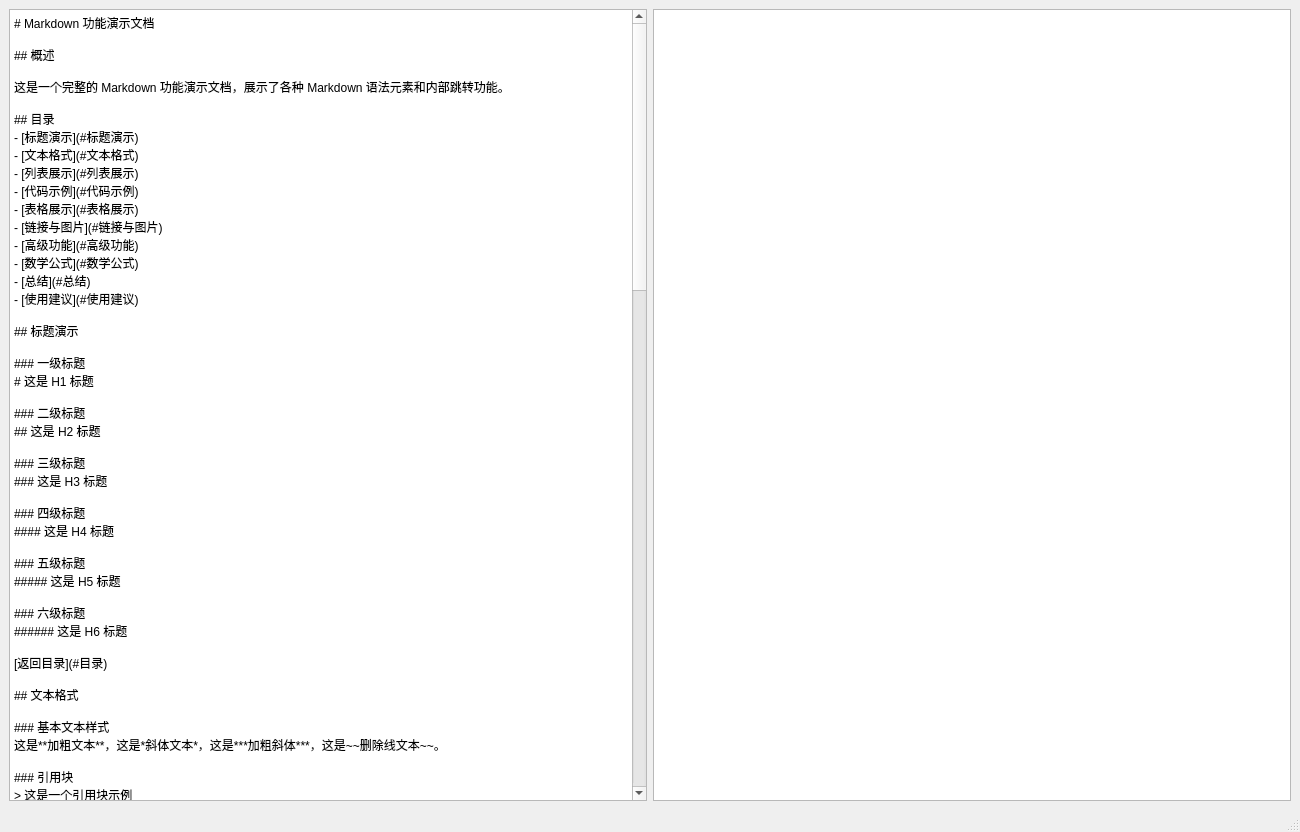
<?xml version="1.0" encoding="UTF-8"?>
<ui version="4.0">
 <class>MainWindow</class>
 <widget class="QMainWindow" name="MainWindow">
  <property name="geometry">
   <rect>
    <x>0</x>
    <y>0</y>
    <width>1300</width>
    <height>832</height>
   </rect>
  </property>
  <property name="windowTitle">
   <string>MainWindow</string>
  </property>
  <widget class="QWidget" name="centralwidget">
   <layout class="QGridLayout" name="gridLayout">
    <item row="0" column="0">
     <widget class="QTextEdit" name="textEdit">
      <property name="html">
       <string>&lt;!DOCTYPE HTML PUBLIC &quot;-//W3C//DTD HTML 4.0//EN&quot; &quot;http://www.w3.org/TR/REC-html40/strict.dtd&quot;&gt;
&lt;html&gt;&lt;head&gt;&lt;meta name=&quot;qrichtext&quot; content=&quot;1&quot; /&gt;&lt;style type=&quot;text/css&quot;&gt;
p, li { white-space: pre-wrap; }
&lt;/style&gt;&lt;/head&gt;&lt;body style=&quot; font-family:'SimSun'; font-size:9pt; font-weight:400; font-style:normal;&quot;&gt;
&lt;p style=&quot; margin-top:0px; margin-bottom:0px; margin-left:0px; margin-right:0px; -qt-block-indent:0; text-indent:0px;&quot;&gt;# Markdown 功能演示文档&lt;/p&gt;
&lt;p style=&quot;-qt-paragraph-type:empty; margin-top:0px; margin-bottom:0px; margin-left:0px; margin-right:0px; -qt-block-indent:0; text-indent:0px;&quot;&gt;&lt;br /&gt;&lt;/p&gt;
&lt;p style=&quot; margin-top:0px; margin-bottom:0px; margin-left:0px; margin-right:0px; -qt-block-indent:0; text-indent:0px;&quot;&gt;## 概述&lt;/p&gt;
&lt;p style=&quot;-qt-paragraph-type:empty; margin-top:0px; margin-bottom:0px; margin-left:0px; margin-right:0px; -qt-block-indent:0; text-indent:0px;&quot;&gt;&lt;br /&gt;&lt;/p&gt;
&lt;p style=&quot; margin-top:0px; margin-bottom:0px; margin-left:0px; margin-right:0px; -qt-block-indent:0; text-indent:0px;&quot;&gt;这是一个完整的 Markdown 功能演示文档，展示了各种 Markdown 语法元素和内部跳转功能。&lt;/p&gt;
&lt;p style=&quot;-qt-paragraph-type:empty; margin-top:0px; margin-bottom:0px; margin-left:0px; margin-right:0px; -qt-block-indent:0; text-indent:0px;&quot;&gt;&lt;br /&gt;&lt;/p&gt;
&lt;p style=&quot; margin-top:0px; margin-bottom:0px; margin-left:0px; margin-right:0px; -qt-block-indent:0; text-indent:0px;&quot;&gt;## 目录&lt;/p&gt;
&lt;p style=&quot; margin-top:0px; margin-bottom:0px; margin-left:0px; margin-right:0px; -qt-block-indent:0; text-indent:0px;&quot;&gt;- [标题演示](#标题演示)&lt;/p&gt;
&lt;p style=&quot; margin-top:0px; margin-bottom:0px; margin-left:0px; margin-right:0px; -qt-block-indent:0; text-indent:0px;&quot;&gt;- [文本格式](#文本格式)&lt;/p&gt;
&lt;p style=&quot; margin-top:0px; margin-bottom:0px; margin-left:0px; margin-right:0px; -qt-block-indent:0; text-indent:0px;&quot;&gt;- [列表展示](#列表展示)&lt;/p&gt;
&lt;p style=&quot; margin-top:0px; margin-bottom:0px; margin-left:0px; margin-right:0px; -qt-block-indent:0; text-indent:0px;&quot;&gt;- [代码示例](#代码示例)&lt;/p&gt;
&lt;p style=&quot; margin-top:0px; margin-bottom:0px; margin-left:0px; margin-right:0px; -qt-block-indent:0; text-indent:0px;&quot;&gt;- [表格展示](#表格展示)&lt;/p&gt;
&lt;p style=&quot; margin-top:0px; margin-bottom:0px; margin-left:0px; margin-right:0px; -qt-block-indent:0; text-indent:0px;&quot;&gt;- [链接与图片](#链接与图片)&lt;/p&gt;
&lt;p style=&quot; margin-top:0px; margin-bottom:0px; margin-left:0px; margin-right:0px; -qt-block-indent:0; text-indent:0px;&quot;&gt;- [高级功能](#高级功能)&lt;/p&gt;
&lt;p style=&quot; margin-top:0px; margin-bottom:0px; margin-left:0px; margin-right:0px; -qt-block-indent:0; text-indent:0px;&quot;&gt;- [数学公式](#数学公式)&lt;/p&gt;
&lt;p style=&quot; margin-top:0px; margin-bottom:0px; margin-left:0px; margin-right:0px; -qt-block-indent:0; text-indent:0px;&quot;&gt;- [总结](#总结)&lt;/p&gt;
&lt;p style=&quot; margin-top:0px; margin-bottom:0px; margin-left:0px; margin-right:0px; -qt-block-indent:0; text-indent:0px;&quot;&gt;- [使用建议](#使用建议)&lt;/p&gt;
&lt;p style=&quot;-qt-paragraph-type:empty; margin-top:0px; margin-bottom:0px; margin-left:0px; margin-right:0px; -qt-block-indent:0; text-indent:0px;&quot;&gt;&lt;br /&gt;&lt;/p&gt;
&lt;p style=&quot; margin-top:0px; margin-bottom:0px; margin-left:0px; margin-right:0px; -qt-block-indent:0; text-indent:0px;&quot;&gt;## 标题演示&lt;/p&gt;
&lt;p style=&quot;-qt-paragraph-type:empty; margin-top:0px; margin-bottom:0px; margin-left:0px; margin-right:0px; -qt-block-indent:0; text-indent:0px;&quot;&gt;&lt;br /&gt;&lt;/p&gt;
&lt;p style=&quot; margin-top:0px; margin-bottom:0px; margin-left:0px; margin-right:0px; -qt-block-indent:0; text-indent:0px;&quot;&gt;### 一级标题&lt;/p&gt;
&lt;p style=&quot; margin-top:0px; margin-bottom:0px; margin-left:0px; margin-right:0px; -qt-block-indent:0; text-indent:0px;&quot;&gt;# 这是 H1 标题&lt;/p&gt;
&lt;p style=&quot;-qt-paragraph-type:empty; margin-top:0px; margin-bottom:0px; margin-left:0px; margin-right:0px; -qt-block-indent:0; text-indent:0px;&quot;&gt;&lt;br /&gt;&lt;/p&gt;
&lt;p style=&quot; margin-top:0px; margin-bottom:0px; margin-left:0px; margin-right:0px; -qt-block-indent:0; text-indent:0px;&quot;&gt;### 二级标题&lt;/p&gt;
&lt;p style=&quot; margin-top:0px; margin-bottom:0px; margin-left:0px; margin-right:0px; -qt-block-indent:0; text-indent:0px;&quot;&gt;## 这是 H2 标题&lt;/p&gt;
&lt;p style=&quot;-qt-paragraph-type:empty; margin-top:0px; margin-bottom:0px; margin-left:0px; margin-right:0px; -qt-block-indent:0; text-indent:0px;&quot;&gt;&lt;br /&gt;&lt;/p&gt;
&lt;p style=&quot; margin-top:0px; margin-bottom:0px; margin-left:0px; margin-right:0px; -qt-block-indent:0; text-indent:0px;&quot;&gt;### 三级标题&lt;/p&gt;
&lt;p style=&quot; margin-top:0px; margin-bottom:0px; margin-left:0px; margin-right:0px; -qt-block-indent:0; text-indent:0px;&quot;&gt;### 这是 H3 标题&lt;/p&gt;
&lt;p style=&quot;-qt-paragraph-type:empty; margin-top:0px; margin-bottom:0px; margin-left:0px; margin-right:0px; -qt-block-indent:0; text-indent:0px;&quot;&gt;&lt;br /&gt;&lt;/p&gt;
&lt;p style=&quot; margin-top:0px; margin-bottom:0px; margin-left:0px; margin-right:0px; -qt-block-indent:0; text-indent:0px;&quot;&gt;### 四级标题&lt;/p&gt;
&lt;p style=&quot; margin-top:0px; margin-bottom:0px; margin-left:0px; margin-right:0px; -qt-block-indent:0; text-indent:0px;&quot;&gt;#### 这是 H4 标题&lt;/p&gt;
&lt;p style=&quot;-qt-paragraph-type:empty; margin-top:0px; margin-bottom:0px; margin-left:0px; margin-right:0px; -qt-block-indent:0; text-indent:0px;&quot;&gt;&lt;br /&gt;&lt;/p&gt;
&lt;p style=&quot; margin-top:0px; margin-bottom:0px; margin-left:0px; margin-right:0px; -qt-block-indent:0; text-indent:0px;&quot;&gt;### 五级标题&lt;/p&gt;
&lt;p style=&quot; margin-top:0px; margin-bottom:0px; margin-left:0px; margin-right:0px; -qt-block-indent:0; text-indent:0px;&quot;&gt;##### 这是 H5 标题&lt;/p&gt;
&lt;p style=&quot;-qt-paragraph-type:empty; margin-top:0px; margin-bottom:0px; margin-left:0px; margin-right:0px; -qt-block-indent:0; text-indent:0px;&quot;&gt;&lt;br /&gt;&lt;/p&gt;
&lt;p style=&quot; margin-top:0px; margin-bottom:0px; margin-left:0px; margin-right:0px; -qt-block-indent:0; text-indent:0px;&quot;&gt;### 六级标题&lt;/p&gt;
&lt;p style=&quot; margin-top:0px; margin-bottom:0px; margin-left:0px; margin-right:0px; -qt-block-indent:0; text-indent:0px;&quot;&gt;###### 这是 H6 标题&lt;/p&gt;
&lt;p style=&quot;-qt-paragraph-type:empty; margin-top:0px; margin-bottom:0px; margin-left:0px; margin-right:0px; -qt-block-indent:0; text-indent:0px;&quot;&gt;&lt;br /&gt;&lt;/p&gt;
&lt;p style=&quot; margin-top:0px; margin-bottom:0px; margin-left:0px; margin-right:0px; -qt-block-indent:0; text-indent:0px;&quot;&gt;[返回目录](#目录)&lt;/p&gt;
&lt;p style=&quot;-qt-paragraph-type:empty; margin-top:0px; margin-bottom:0px; margin-left:0px; margin-right:0px; -qt-block-indent:0; text-indent:0px;&quot;&gt;&lt;br /&gt;&lt;/p&gt;
&lt;p style=&quot; margin-top:0px; margin-bottom:0px; margin-left:0px; margin-right:0px; -qt-block-indent:0; text-indent:0px;&quot;&gt;## 文本格式&lt;/p&gt;
&lt;p style=&quot;-qt-paragraph-type:empty; margin-top:0px; margin-bottom:0px; margin-left:0px; margin-right:0px; -qt-block-indent:0; text-indent:0px;&quot;&gt;&lt;br /&gt;&lt;/p&gt;
&lt;p style=&quot; margin-top:0px; margin-bottom:0px; margin-left:0px; margin-right:0px; -qt-block-indent:0; text-indent:0px;&quot;&gt;### 基本文本样式&lt;/p&gt;
&lt;p style=&quot; margin-top:0px; margin-bottom:0px; margin-left:0px; margin-right:0px; -qt-block-indent:0; text-indent:0px;&quot;&gt;这是**加粗文本**，这是*斜体文本*，这是***加粗斜体***，这是~~删除线文本~~。&lt;/p&gt;
&lt;p style=&quot;-qt-paragraph-type:empty; margin-top:0px; margin-bottom:0px; margin-left:0px; margin-right:0px; -qt-block-indent:0; text-indent:0px;&quot;&gt;&lt;br /&gt;&lt;/p&gt;
&lt;p style=&quot; margin-top:0px; margin-bottom:0px; margin-left:0px; margin-right:0px; -qt-block-indent:0; text-indent:0px;&quot;&gt;### 引用块&lt;/p&gt;
&lt;p style=&quot; margin-top:0px; margin-bottom:0px; margin-left:0px; margin-right:0px; -qt-block-indent:0; text-indent:0px;&quot;&gt;&amp;gt; 这是一个引用块示例&lt;/p&gt;
&lt;p style=&quot; margin-top:0px; margin-bottom:0px; margin-left:0px; margin-right:0px; -qt-block-indent:0; text-indent:0px;&quot;&gt;&amp;gt; &lt;/p&gt;
&lt;p style=&quot; margin-top:0px; margin-bottom:0px; margin-left:0px; margin-right:0px; -qt-block-indent:0; text-indent:0px;&quot;&gt;&amp;gt; 第二行引用内容&lt;/p&gt;
&lt;p style=&quot; margin-top:0px; margin-bottom:0px; margin-left:0px; margin-right:0px; -qt-block-indent:0; text-indent:0px;&quot;&gt;&amp;gt; &lt;/p&gt;
&lt;p style=&quot; margin-top:0px; margin-bottom:0px; margin-left:0px; margin-right:0px; -qt-block-indent:0; text-indent:0px;&quot;&gt;&amp;gt; &amp;gt; 嵌套引用块&lt;/p&gt;
&lt;p style=&quot; margin-top:0px; margin-bottom:0px; margin-left:0px; margin-right:0px; -qt-block-indent:0; text-indent:0px;&quot;&gt;&amp;gt; &amp;gt; &lt;/p&gt;
&lt;p style=&quot; margin-top:0px; margin-bottom:0px; margin-left:0px; margin-right:0px; -qt-block-indent:0; text-indent:0px;&quot;&gt;&amp;gt; &amp;gt; 嵌套的第二行&lt;/p&gt;
&lt;p style=&quot;-qt-paragraph-type:empty; margin-top:0px; margin-bottom:0px; margin-left:0px; margin-right:0px; -qt-block-indent:0; text-indent:0px;&quot;&gt;&lt;br /&gt;&lt;/p&gt;
&lt;p style=&quot; margin-top:0px; margin-bottom:0px; margin-left:0px; margin-right:0px; -qt-block-indent:0; text-indent:0px;&quot;&gt;### 分割线&lt;/p&gt;
&lt;p style=&quot; margin-top:0px; margin-bottom:0px; margin-left:0px; margin-right:0px; -qt-block-indent:0; text-indent:0px;&quot;&gt;下面是分割线：&lt;/p&gt;
&lt;p style=&quot;-qt-paragraph-type:empty; margin-top:0px; margin-bottom:0px; margin-left:0px; margin-right:0px; -qt-block-indent:0; text-indent:0px;&quot;&gt;&lt;br /&gt;&lt;/p&gt;
&lt;p style=&quot; margin-top:0px; margin-bottom:0px; margin-left:0px; margin-right:0px; -qt-block-indent:0; text-indent:0px;&quot;&gt;---&lt;/p&gt;
&lt;p style=&quot;-qt-paragraph-type:empty; margin-top:0px; margin-bottom:0px; margin-left:0px; margin-right:0px; -qt-block-indent:0; text-indent:0px;&quot;&gt;&lt;br /&gt;&lt;/p&gt;
&lt;p style=&quot; margin-top:0px; margin-bottom:0px; margin-left:0px; margin-right:0px; -qt-block-indent:0; text-indent:0px;&quot;&gt;[返回目录](#目录)&lt;/p&gt;
&lt;p style=&quot;-qt-paragraph-type:empty; margin-top:0px; margin-bottom:0px; margin-left:0px; margin-right:0px; -qt-block-indent:0; text-indent:0px;&quot;&gt;&lt;br /&gt;&lt;/p&gt;
&lt;p style=&quot; margin-top:0px; margin-bottom:0px; margin-left:0px; margin-right:0px; -qt-block-indent:0; text-indent:0px;&quot;&gt;## 列表展示&lt;/p&gt;
&lt;p style=&quot;-qt-paragraph-type:empty; margin-top:0px; margin-bottom:0px; margin-left:0px; margin-right:0px; -qt-block-indent:0; text-indent:0px;&quot;&gt;&lt;br /&gt;&lt;/p&gt;
&lt;p style=&quot; margin-top:0px; margin-bottom:0px; margin-left:0px; margin-right:0px; -qt-block-indent:0; text-indent:0px;&quot;&gt;### 无序列表&lt;/p&gt;
&lt;p style=&quot; margin-top:0px; margin-bottom:0px; margin-left:0px; margin-right:0px; -qt-block-indent:0; text-indent:0px;&quot;&gt;- 列表项 1&lt;/p&gt;
&lt;p style=&quot; margin-top:0px; margin-bottom:0px; margin-left:0px; margin-right:0px; -qt-block-indent:0; text-indent:0px;&quot;&gt;- 列表项 2&lt;/p&gt;
&lt;p style=&quot; margin-top:0px; margin-bottom:0px; margin-left:0px; margin-right:0px; -qt-block-indent:0; text-indent:0px;&quot;&gt;  - 嵌套列表项 2.1&lt;/p&gt;
&lt;p style=&quot; margin-top:0px; margin-bottom:0px; margin-left:0px; margin-right:0px; -qt-block-indent:0; text-indent:0px;&quot;&gt;  - 嵌套列表项 2.2&lt;/p&gt;
&lt;p style=&quot; margin-top:0px; margin-bottom:0px; margin-left:0px; margin-right:0px; -qt-block-indent:0; text-indent:0px;&quot;&gt;- 列表项 3&lt;/p&gt;
&lt;p style=&quot;-qt-paragraph-type:empty; margin-top:0px; margin-bottom:0px; margin-left:0px; margin-right:0px; -qt-block-indent:0; text-indent:0px;&quot;&gt;&lt;br /&gt;&lt;/p&gt;
&lt;p style=&quot; margin-top:0px; margin-bottom:0px; margin-left:0px; margin-right:0px; -qt-block-indent:0; text-indent:0px;&quot;&gt;### 有序列表&lt;/p&gt;
&lt;p style=&quot; margin-top:0px; margin-bottom:0px; margin-left:0px; margin-right:0px; -qt-block-indent:0; text-indent:0px;&quot;&gt;1. 第一项&lt;/p&gt;
&lt;p style=&quot; margin-top:0px; margin-bottom:0px; margin-left:0px; margin-right:0px; -qt-block-indent:0; text-indent:0px;&quot;&gt;2. 第二项&lt;/p&gt;
&lt;p style=&quot; margin-top:0px; margin-bottom:0px; margin-left:0px; margin-right:0px; -qt-block-indent:0; text-indent:0px;&quot;&gt;   1. 嵌套有序 2.1&lt;/p&gt;
&lt;p style=&quot; margin-top:0px; margin-bottom:0px; margin-left:0px; margin-right:0px; -qt-block-indent:0; text-indent:0px;&quot;&gt;   2. 嵌套有序 2.2&lt;/p&gt;
&lt;p style=&quot; margin-top:0px; margin-bottom:0px; margin-left:0px; margin-right:0px; -qt-block-indent:0; text-indent:0px;&quot;&gt;3. 第三项&lt;/p&gt;
&lt;p style=&quot;-qt-paragraph-type:empty; margin-top:0px; margin-bottom:0px; margin-left:0px; margin-right:0px; -qt-block-indent:0; text-indent:0px;&quot;&gt;&lt;br /&gt;&lt;/p&gt;
&lt;p style=&quot; margin-top:0px; margin-bottom:0px; margin-left:0px; margin-right:0px; -qt-block-indent:0; text-indent:0px;&quot;&gt;### 任务列表&lt;/p&gt;
&lt;p style=&quot; margin-top:0px; margin-bottom:0px; margin-left:0px; margin-right:0px; -qt-block-indent:0; text-indent:0px;&quot;&gt;- [x] 已完成任务&lt;/p&gt;
&lt;p style=&quot; margin-top:0px; margin-bottom:0px; margin-left:0px; margin-right:0px; -qt-block-indent:0; text-indent:0px;&quot;&gt;- [ ] 待完成任务 1&lt;/p&gt;
&lt;p style=&quot; margin-top:0px; margin-bottom:0px; margin-left:0px; margin-right:0px; -qt-block-indent:0; text-indent:0px;&quot;&gt;- [ ] 待完成任务 2&lt;/p&gt;
&lt;p style=&quot; margin-top:0px; margin-bottom:0px; margin-left:0px; margin-right:0px; -qt-block-indent:0; text-indent:0px;&quot;&gt;- [x] 另一个已完成任务&lt;/p&gt;
&lt;p style=&quot;-qt-paragraph-type:empty; margin-top:0px; margin-bottom:0px; margin-left:0px; margin-right:0px; -qt-block-indent:0; text-indent:0px;&quot;&gt;&lt;br /&gt;&lt;/p&gt;
&lt;p style=&quot; margin-top:0px; margin-bottom:0px; margin-left:0px; margin-right:0px; -qt-block-indent:0; text-indent:0px;&quot;&gt;[返回目录](#目录)&lt;/p&gt;
&lt;p style=&quot;-qt-paragraph-type:empty; margin-top:0px; margin-bottom:0px; margin-left:0px; margin-right:0px; -qt-block-indent:0; text-indent:0px;&quot;&gt;&lt;br /&gt;&lt;/p&gt;
&lt;p style=&quot; margin-top:0px; margin-bottom:0px; margin-left:0px; margin-right:0px; -qt-block-indent:0; text-indent:0px;&quot;&gt;## 代码示例&lt;/p&gt;
&lt;p style=&quot;-qt-paragraph-type:empty; margin-top:0px; margin-bottom:0px; margin-left:0px; margin-right:0px; -qt-block-indent:0; text-indent:0px;&quot;&gt;&lt;br /&gt;&lt;/p&gt;
&lt;p style=&quot; margin-top:0px; margin-bottom:0px; margin-left:0px; margin-right:0px; -qt-block-indent:0; text-indent:0px;&quot;&gt;### 行内代码&lt;/p&gt;
&lt;p style=&quot; margin-top:0px; margin-bottom:0px; margin-left:0px; margin-right:0px; -qt-block-indent:0; text-indent:0px;&quot;&gt;这是一个 `行内代码` 的示例。&lt;/p&gt;
&lt;p style=&quot;-qt-paragraph-type:empty; margin-top:0px; margin-bottom:0px; margin-left:0px; margin-right:0px; -qt-block-indent:0; text-indent:0px;&quot;&gt;&lt;br /&gt;&lt;/p&gt;
&lt;p style=&quot; margin-top:0px; margin-bottom:0px; margin-left:0px; margin-right:0px; -qt-block-indent:0; text-indent:0px;&quot;&gt;### 代码块&lt;/p&gt;
&lt;p style=&quot; margin-top:0px; margin-bottom:0px; margin-left:0px; margin-right:0px; -qt-block-indent:0; text-indent:0px;&quot;&gt;```python&lt;/p&gt;
&lt;p style=&quot; margin-top:0px; margin-bottom:0px; margin-left:0px; margin-right:0px; -qt-block-indent:0; text-indent:0px;&quot;&gt;def fibonacci(n):&lt;/p&gt;
&lt;p style=&quot; margin-top:0px; margin-bottom:0px; margin-left:0px; margin-right:0px; -qt-block-indent:0; text-indent:0px;&quot;&gt;    &amp;quot;&amp;quot;&amp;quot;计算斐波那契数列&amp;quot;&amp;quot;&amp;quot;&lt;/p&gt;
&lt;p style=&quot; margin-top:0px; margin-bottom:0px; margin-left:0px; margin-right:0px; -qt-block-indent:0; text-indent:0px;&quot;&gt;    if n &amp;lt;= 1:&lt;/p&gt;
&lt;p style=&quot; margin-top:0px; margin-bottom:0px; margin-left:0px; margin-right:0px; -qt-block-indent:0; text-indent:0px;&quot;&gt;        return n&lt;/p&gt;
&lt;p style=&quot; margin-top:0px; margin-bottom:0px; margin-left:0px; margin-right:0px; -qt-block-indent:0; text-indent:0px;&quot;&gt;    else:&lt;/p&gt;
&lt;p style=&quot; margin-top:0px; margin-bottom:0px; margin-left:0px; margin-right:0px; -qt-block-indent:0; text-indent:0px;&quot;&gt;        return fibonacci(n-1) + fibonacci(n-2)&lt;/p&gt;
&lt;p style=&quot;-qt-paragraph-type:empty; margin-top:0px; margin-bottom:0px; margin-left:0px; margin-right:0px; -qt-block-indent:0; text-indent:0px;&quot;&gt;&lt;br /&gt;&lt;/p&gt;
&lt;p style=&quot; margin-top:0px; margin-bottom:0px; margin-left:0px; margin-right:0px; -qt-block-indent:0; text-indent:0px;&quot;&gt;# 测试代码&lt;/p&gt;
&lt;p style=&quot; margin-top:0px; margin-bottom:0px; margin-left:0px; margin-right:0px; -qt-block-indent:0; text-indent:0px;&quot;&gt;for i in range(10):&lt;/p&gt;
&lt;p style=&quot; margin-top:0px; margin-bottom:0px; margin-left:0px; margin-right:0px; -qt-block-indent:0; text-indent:0px;&quot;&gt;    print(f&amp;quot;F({i}) = {fibonacci(i)}&amp;quot;)&lt;/p&gt;
&lt;p style=&quot; margin-top:0px; margin-bottom:0px; margin-left:0px; margin-right:0px; -qt-block-indent:0; text-indent:0px;&quot;&gt;```&lt;/p&gt;
&lt;p style=&quot;-qt-paragraph-type:empty; margin-top:0px; margin-bottom:0px; margin-left:0px; margin-right:0px; -qt-block-indent:0; text-indent:0px;&quot;&gt;&lt;br /&gt;&lt;/p&gt;
&lt;p style=&quot; margin-top:0px; margin-bottom:0px; margin-left:0px; margin-right:0px; -qt-block-indent:0; text-indent:0px;&quot;&gt;### JavaScript 代码示例&lt;/p&gt;
&lt;p style=&quot; margin-top:0px; margin-bottom:0px; margin-left:0px; margin-right:0px; -qt-block-indent:0; text-indent:0px;&quot;&gt;```javascript&lt;/p&gt;
&lt;p style=&quot; margin-top:0px; margin-bottom:0px; margin-left:0px; margin-right:0px; -qt-block-indent:0; text-indent:0px;&quot;&gt;// 异步函数示例&lt;/p&gt;
&lt;p style=&quot; margin-top:0px; margin-bottom:0px; margin-left:0px; margin-right:0px; -qt-block-indent:0; text-indent:0px;&quot;&gt;async function fetchData(url) {&lt;/p&gt;
&lt;p style=&quot; margin-top:0px; margin-bottom:0px; margin-left:0px; margin-right:0px; -qt-block-indent:0; text-indent:0px;&quot;&gt;    try {&lt;/p&gt;
&lt;p style=&quot; margin-top:0px; margin-bottom:0px; margin-left:0px; margin-right:0px; -qt-block-indent:0; text-indent:0px;&quot;&gt;        const response = await fetch(url);&lt;/p&gt;
&lt;p style=&quot; margin-top:0px; margin-bottom:0px; margin-left:0px; margin-right:0px; -qt-block-indent:0; text-indent:0px;&quot;&gt;        const data = await response.json();&lt;/p&gt;
&lt;p style=&quot; margin-top:0px; margin-bottom:0px; margin-left:0px; margin-right:0px; -qt-block-indent:0; text-indent:0px;&quot;&gt;        return data;&lt;/p&gt;
&lt;p style=&quot; margin-top:0px; margin-bottom:0px; margin-left:0px; margin-right:0px; -qt-block-indent:0; text-indent:0px;&quot;&gt;    } catch (error) {&lt;/p&gt;
&lt;p style=&quot; margin-top:0px; margin-bottom:0px; margin-left:0px; margin-right:0px; -qt-block-indent:0; text-indent:0px;&quot;&gt;        console.error('获取数据失败:', error);&lt;/p&gt;
&lt;p style=&quot; margin-top:0px; margin-bottom:0px; margin-left:0px; margin-right:0px; -qt-block-indent:0; text-indent:0px;&quot;&gt;    }&lt;/p&gt;
&lt;p style=&quot; margin-top:0px; margin-bottom:0px; margin-left:0px; margin-right:0px; -qt-block-indent:0; text-indent:0px;&quot;&gt;}&lt;/p&gt;
&lt;p style=&quot;-qt-paragraph-type:empty; margin-top:0px; margin-bottom:0px; margin-left:0px; margin-right:0px; -qt-block-indent:0; text-indent:0px;&quot;&gt;&lt;br /&gt;&lt;/p&gt;
&lt;p style=&quot; margin-top:0px; margin-bottom:0px; margin-left:0px; margin-right:0px; -qt-block-indent:0; text-indent:0px;&quot;&gt;// 箭头函数&lt;/p&gt;
&lt;p style=&quot; margin-top:0px; margin-bottom:0px; margin-left:0px; margin-right:0px; -qt-block-indent:0; text-indent:0px;&quot;&gt;const multiply = (a, b) =&amp;gt; a * b;&lt;/p&gt;
&lt;p style=&quot; margin-top:0px; margin-bottom:0px; margin-left:0px; margin-right:0px; -qt-block-indent:0; text-indent:0px;&quot;&gt;```&lt;/p&gt;
&lt;p style=&quot;-qt-paragraph-type:empty; margin-top:0px; margin-bottom:0px; margin-left:0px; margin-right:0px; -qt-block-indent:0; text-indent:0px;&quot;&gt;&lt;br /&gt;&lt;/p&gt;
&lt;p style=&quot; margin-top:0px; margin-bottom:0px; margin-left:0px; margin-right:0px; -qt-block-indent:0; text-indent:0px;&quot;&gt;[返回目录](#目录)&lt;/p&gt;
&lt;p style=&quot;-qt-paragraph-type:empty; margin-top:0px; margin-bottom:0px; margin-left:0px; margin-right:0px; -qt-block-indent:0; text-indent:0px;&quot;&gt;&lt;br /&gt;&lt;/p&gt;
&lt;p style=&quot; margin-top:0px; margin-bottom:0px; margin-left:0px; margin-right:0px; -qt-block-indent:0; text-indent:0px;&quot;&gt;## 表格展示&lt;/p&gt;
&lt;p style=&quot;-qt-paragraph-type:empty; margin-top:0px; margin-bottom:0px; margin-left:0px; margin-right:0px; -qt-block-indent:0; text-indent:0px;&quot;&gt;&lt;br /&gt;&lt;/p&gt;
&lt;p style=&quot; margin-top:0px; margin-bottom:0px; margin-left:0px; margin-right:0px; -qt-block-indent:0; text-indent:0px;&quot;&gt;### 基本表格&lt;/p&gt;
&lt;p style=&quot; margin-top:0px; margin-bottom:0px; margin-left:0px; margin-right:0px; -qt-block-indent:0; text-indent:0px;&quot;&gt;&lt;span style=&quot; color:#008000;&quot;&gt;|table&amp;gt;&lt;/span&gt;&lt;/p&gt;
&lt;p style=&quot; margin-top:0px; margin-bottom:0px; margin-left:0px; margin-right:0px; -qt-block-indent:0; text-indent:0px;&quot;&gt;姓名 | 年龄 | 城市 | 职业&lt;/p&gt;
&lt;p style=&quot; margin-top:0px; margin-bottom:0px; margin-left:0px; margin-right:0px; -qt-block-indent:0; text-indent:0px;&quot;&gt;张三 | 28 | 北京 | 工程师&lt;/p&gt;
&lt;p style=&quot; margin-top:0px; margin-bottom:0px; margin-left:0px; margin-right:0px; -qt-block-indent:0; text-indent:0px;&quot;&gt;李四 | 32 | 上海 | 设计师&lt;/p&gt;
&lt;p style=&quot; margin-top:0px; margin-bottom:0px; margin-left:0px; margin-right:0px; -qt-block-indent:0; text-indent:0px;&quot;&gt;王五 | 25 | 广州 | 产品经理&lt;/p&gt;
&lt;p style=&quot; margin-top:0px; margin-bottom:0px; margin-left:0px; margin-right:0px; -qt-block-indent:0; text-indent:0px;&quot;&gt;&lt;span style=&quot; color:#000080;&quot;&gt;|&amp;lt;table&lt;/span&gt;&lt;/p&gt;
&lt;p style=&quot;-qt-paragraph-type:empty; margin-top:0px; margin-bottom:0px; margin-left:0px; margin-right:0px; -qt-block-indent:0; text-indent:0px;&quot;&gt;&lt;br /&gt;&lt;/p&gt;
&lt;p style=&quot; margin-top:0px; margin-bottom:0px; margin-left:0px; margin-right:0px; -qt-block-indent:0; text-indent:0px;&quot;&gt;### 对齐表格&lt;/p&gt;
&lt;p style=&quot; margin-top:0px; margin-bottom:0px; margin-left:0px; margin-right:0px; -qt-block-indent:0; text-indent:0px;&quot;&gt;&lt;span style=&quot; color:#008000;&quot;&gt;|table&amp;gt;&lt;/span&gt;&lt;/p&gt;
&lt;p style=&quot; margin-top:0px; margin-bottom:0px; margin-left:0px; margin-right:0px; -qt-block-indent:0; text-indent:0px;&quot;&gt;左对齐 | 居中对齐 | 右对齐&lt;/p&gt;
&lt;p style=&quot; margin-top:0px; margin-bottom:0px; margin-left:0px; margin-right:0px; -qt-block-indent:0; text-indent:0px;&quot;&gt;文本左 | 文本中 | 文本右&lt;/p&gt;
&lt;p style=&quot; margin-top:0px; margin-bottom:0px; margin-left:0px; margin-right:0px; -qt-block-indent:0; text-indent:0px;&quot;&gt;数据1 | 数据2 | 数据3&lt;/p&gt;
&lt;p style=&quot; margin-top:0px; margin-bottom:0px; margin-left:0px; margin-right:0px; -qt-block-indent:0; text-indent:0px;&quot;&gt;更长的左对齐内容 | 中间 | 123.45&lt;/p&gt;
&lt;p style=&quot; margin-top:0px; margin-bottom:0px; margin-left:0px; margin-right:0px; -qt-block-indent:0; text-indent:0px;&quot;&gt;&lt;span style=&quot; color:#000080;&quot;&gt;|&amp;lt;table&lt;/span&gt;&lt;/p&gt;
&lt;p style=&quot;-qt-paragraph-type:empty; margin-top:0px; margin-bottom:0px; margin-left:0px; margin-right:0px; -qt-block-indent:0; text-indent:0px;&quot;&gt;&lt;br /&gt;&lt;/p&gt;
&lt;p style=&quot; margin-top:0px; margin-bottom:0px; margin-left:0px; margin-right:0px; -qt-block-indent:0; text-indent:0px;&quot;&gt;### 复杂表格&lt;/p&gt;
&lt;p style=&quot; margin-top:0px; margin-bottom:0px; margin-left:0px; margin-right:0px; -qt-block-indent:0; text-indent:0px;&quot;&gt;&lt;span style=&quot; color:#008000;&quot;&gt;|table&amp;gt;&lt;/span&gt;&lt;/p&gt;
&lt;p style=&quot; margin-top:0px; margin-bottom:0px; margin-left:0px; margin-right:0px; -qt-block-indent:0; text-indent:0px;&quot;&gt;项目 | 数量 | 单价 | 小计&lt;/p&gt;
&lt;p style=&quot; margin-top:0px; margin-bottom:0px; margin-left:0px; margin-right:0px; -qt-block-indent:0; text-indent:0px;&quot;&gt;笔记本电脑 | 1 | ¥6,999 | ¥6,999&lt;/p&gt;
&lt;p style=&quot; margin-top:0px; margin-bottom:0px; margin-left:0px; margin-right:0px; -qt-block-indent:0; text-indent:0px;&quot;&gt;鼠标 | 2 | ¥89 | ¥178&lt;/p&gt;
&lt;p style=&quot; margin-top:0px; margin-bottom:0px; margin-left:0px; margin-right:0px; -qt-block-indent:0; text-indent:0px;&quot;&gt;键盘 | 1 | ¥299 | ¥299&lt;/p&gt;
&lt;p style=&quot; margin-top:0px; margin-bottom:0px; margin-left:0px; margin-right:0px; -qt-block-indent:0; text-indent:0px;&quot;&gt;**总计** | **4** | - | **¥7,476**&lt;/p&gt;
&lt;p style=&quot; margin-top:0px; margin-bottom:0px; margin-left:0px; margin-right:0px; -qt-block-indent:0; text-indent:0px;&quot;&gt;&lt;span style=&quot; color:#000080;&quot;&gt;|&amp;lt;table&lt;/span&gt;&lt;/p&gt;
&lt;p style=&quot;-qt-paragraph-type:empty; margin-top:0px; margin-bottom:0px; margin-left:0px; margin-right:0px; -qt-block-indent:0; text-indent:0px;&quot;&gt;&lt;br /&gt;&lt;/p&gt;
&lt;p style=&quot; margin-top:0px; margin-bottom:0px; margin-left:0px; margin-right:0px; -qt-block-indent:0; text-indent:0px;&quot;&gt;[返回目录](#目录)&lt;/p&gt;
&lt;p style=&quot;-qt-paragraph-type:empty; margin-top:0px; margin-bottom:0px; margin-left:0px; margin-right:0px; -qt-block-indent:0; text-indent:0px;&quot;&gt;&lt;br /&gt;&lt;/p&gt;
&lt;p style=&quot; margin-top:0px; margin-bottom:0px; margin-left:0px; margin-right:0px; -qt-block-indent:0; text-indent:0px;&quot;&gt;## 链接与图片&lt;/p&gt;
&lt;p style=&quot;-qt-paragraph-type:empty; margin-top:0px; margin-bottom:0px; margin-left:0px; margin-right:0px; -qt-block-indent:0; text-indent:0px;&quot;&gt;&lt;br /&gt;&lt;/p&gt;
&lt;p style=&quot; margin-top:0px; margin-bottom:0px; margin-left:0px; margin-right:0px; -qt-block-indent:0; text-indent:0px;&quot;&gt;### 外部链接&lt;/p&gt;
&lt;p style=&quot; margin-top:0px; margin-bottom:0px; margin-left:0px; margin-right:0px; -qt-block-indent:0; text-indent:0px;&quot;&gt;- [百度搜索](https://www.baidu.com)&lt;/p&gt;
&lt;p style=&quot; margin-top:0px; margin-bottom:0px; margin-left:0px; margin-right:0px; -qt-block-indent:0; text-indent:0px;&quot;&gt;- [GitHub](https://github.com)&lt;/p&gt;
&lt;p style=&quot; margin-top:0px; margin-bottom:0px; margin-left:0px; margin-right:0px; -qt-block-indent:0; text-indent:0px;&quot;&gt;- [Markdown 官方指南](https://www.markdownguide.org)&lt;/p&gt;
&lt;p style=&quot;-qt-paragraph-type:empty; margin-top:0px; margin-bottom:0px; margin-left:0px; margin-right:0px; -qt-block-indent:0; text-indent:0px;&quot;&gt;&lt;br /&gt;&lt;/p&gt;
&lt;p style=&quot; margin-top:0px; margin-bottom:0px; margin-left:0px; margin-right:0px; -qt-block-indent:0; text-indent:0px;&quot;&gt;### 内部跳转链接&lt;/p&gt;
&lt;p style=&quot; margin-top:0px; margin-bottom:0px; margin-left:0px; margin-right:0px; -qt-block-indent:0; text-indent:0px;&quot;&gt;- [跳转到代码示例](#代码示例)&lt;/p&gt;
&lt;p style=&quot; margin-top:0px; margin-bottom:0px; margin-left:0px; margin-right:0px; -qt-block-indent:0; text-indent:0px;&quot;&gt;- [跳转到表格展示](#表格展示)&lt;/p&gt;
&lt;p style=&quot; margin-top:0px; margin-bottom:0px; margin-left:0px; margin-right:0px; -qt-block-indent:0; text-indent:0px;&quot;&gt;- [跳转到总结](#总结)&lt;/p&gt;
&lt;p style=&quot;-qt-paragraph-type:empty; margin-top:0px; margin-bottom:0px; margin-left:0px; margin-right:0px; -qt-block-indent:0; text-indent:0px;&quot;&gt;&lt;br /&gt;&lt;/p&gt;
&lt;p style=&quot; margin-top:0px; margin-bottom:0px; margin-left:0px; margin-right:0px; -qt-block-indent:0; text-indent:0px;&quot;&gt;### 图片展示&lt;/p&gt;
&lt;p style=&quot; margin-top:0px; margin-bottom:0px; margin-left:0px; margin-right:0px; -qt-block-indent:0; text-indent:0px;&quot;&gt;![编程示例](https://via.placeholder.com/400x200?text=代码示例图片)&lt;/p&gt;
&lt;p style=&quot; margin-top:0px; margin-bottom:0px; margin-left:0px; margin-right:0px; -qt-block-indent:0; text-indent:0px;&quot;&gt;*图1: 编程代码示例*&lt;/p&gt;
&lt;p style=&quot;-qt-paragraph-type:empty; margin-top:0px; margin-bottom:0px; margin-left:0px; margin-right:0px; -qt-block-indent:0; text-indent:0px;&quot;&gt;&lt;br /&gt;&lt;/p&gt;
&lt;p style=&quot; margin-top:0px; margin-bottom:0px; margin-left:0px; margin-right:0px; -qt-block-indent:0; text-indent:0px;&quot;&gt;![数据可视化](https://via.placeholder.com/400x150?text=图表展示)&lt;/p&gt;
&lt;p style=&quot; margin-top:0px; margin-bottom:0px; margin-left:0px; margin-right:0px; -qt-block-indent:0; text-indent:0px;&quot;&gt;*图2: 数据可视化图表*&lt;/p&gt;
&lt;p style=&quot;-qt-paragraph-type:empty; margin-top:0px; margin-bottom:0px; margin-left:0px; margin-right:0px; -qt-block-indent:0; text-indent:0px;&quot;&gt;&lt;br /&gt;&lt;/p&gt;
&lt;p style=&quot; margin-top:0px; margin-bottom:0px; margin-left:0px; margin-right:0px; -qt-block-indent:0; text-indent:0px;&quot;&gt;[返回目录](#目录)&lt;/p&gt;
&lt;p style=&quot;-qt-paragraph-type:empty; margin-top:0px; margin-bottom:0px; margin-left:0px; margin-right:0px; -qt-block-indent:0; text-indent:0px;&quot;&gt;&lt;br /&gt;&lt;/p&gt;
&lt;p style=&quot; margin-top:0px; margin-bottom:0px; margin-left:0px; margin-right:0px; -qt-block-indent:0; text-indent:0px;&quot;&gt;## 高级功能&lt;/p&gt;
&lt;p style=&quot;-qt-paragraph-type:empty; margin-top:0px; margin-bottom:0px; margin-left:0px; margin-right:0px; -qt-block-indent:0; text-indent:0px;&quot;&gt;&lt;br /&gt;&lt;/p&gt;
&lt;p style=&quot; margin-top:0px; margin-bottom:0px; margin-left:0px; margin-right:0px; -qt-block-indent:0; text-indent:0px;&quot;&gt;### 脚注示例&lt;/p&gt;
&lt;p style=&quot; margin-top:0px; margin-bottom:0px; margin-left:0px; margin-right:0px; -qt-block-indent:0; text-indent:0px;&quot;&gt;这是一个带有脚注的句子[^1]。这是另一个引用[^2]。&lt;/p&gt;
&lt;p style=&quot;-qt-paragraph-type:empty; margin-top:0px; margin-bottom:0px; margin-left:0px; margin-right:0px; -qt-block-indent:0; text-indent:0px;&quot;&gt;&lt;br /&gt;&lt;/p&gt;
&lt;p style=&quot; margin-top:0px; margin-bottom:0px; margin-left:0px; margin-right:0px; -qt-block-indent:0; text-indent:0px;&quot;&gt;[^1]: 这是第一个脚注的内容说明。&lt;/p&gt;
&lt;p style=&quot; margin-top:0px; margin-bottom:0px; margin-left:0px; margin-right:0px; -qt-block-indent:0; text-indent:0px;&quot;&gt;[^2]: 这是第二个脚注，可以包含更详细的解释信息。&lt;/p&gt;
&lt;p style=&quot;-qt-paragraph-type:empty; margin-top:0px; margin-bottom:0px; margin-left:0px; margin-right:0px; -qt-block-indent:0; text-indent:0px;&quot;&gt;&lt;br /&gt;&lt;/p&gt;
&lt;p style=&quot; margin-top:0px; margin-bottom:0px; margin-left:0px; margin-right:0px; -qt-block-indent:0; text-indent:0px;&quot;&gt;### 定义列表&lt;/p&gt;
&lt;p style=&quot; margin-top:0px; margin-bottom:0px; margin-left:0px; margin-right:0px; -qt-block-indent:0; text-indent:0px;&quot;&gt;术语一&lt;/p&gt;
&lt;p style=&quot; margin-top:0px; margin-bottom:0px; margin-left:0px; margin-right:0px; -qt-block-indent:0; text-indent:0px;&quot;&gt;: 这是术语一的定义说明&lt;/p&gt;
&lt;p style=&quot;-qt-paragraph-type:empty; margin-top:0px; margin-bottom:0px; margin-left:0px; margin-right:0px; -qt-block-indent:0; text-indent:0px;&quot;&gt;&lt;br /&gt;&lt;/p&gt;
&lt;p style=&quot; margin-top:0px; margin-bottom:0px; margin-left:0px; margin-right:0px; -qt-block-indent:0; text-indent:0px;&quot;&gt;术语二&lt;/p&gt;
&lt;p style=&quot; margin-top:0px; margin-bottom:0px; margin-left:0px; margin-right:0px; -qt-block-indent:0; text-indent:0px;&quot;&gt;: 这是术语二的定义&lt;/p&gt;
&lt;p style=&quot; margin-top:0px; margin-bottom:0px; margin-left:0px; margin-right:0px; -qt-block-indent:0; text-indent:0px;&quot;&gt;: 可以有多个定义行&lt;/p&gt;
&lt;p style=&quot;-qt-paragraph-type:empty; margin-top:0px; margin-bottom:0px; margin-left:0px; margin-right:0px; -qt-block-indent:0; text-indent:0px;&quot;&gt;&lt;br /&gt;&lt;/p&gt;
&lt;p style=&quot; margin-top:0px; margin-bottom:0px; margin-left:0px; margin-right:0px; -qt-block-indent:0; text-indent:0px;&quot;&gt;### 高亮文本&lt;/p&gt;
&lt;p style=&quot; margin-top:0px; margin-bottom:0px; margin-left:0px; margin-right:0px; -qt-block-indent:0; text-indent:0px;&quot;&gt;这是 ==高亮显示的重要文本==，用于强调关键内容。&lt;/p&gt;
&lt;p style=&quot;-qt-paragraph-type:empty; margin-top:0px; margin-bottom:0px; margin-left:0px; margin-right:0px; -qt-block-indent:0; text-indent:0px;&quot;&gt;&lt;br /&gt;&lt;/p&gt;
&lt;p style=&quot; margin-top:0px; margin-bottom:0px; margin-left:0px; margin-right:0px; -qt-block-indent:0; text-indent:0px;&quot;&gt;[返回目录](#目录)&lt;/p&gt;
&lt;p style=&quot;-qt-paragraph-type:empty; margin-top:0px; margin-bottom:0px; margin-left:0px; margin-right:0px; -qt-block-indent:0; text-indent:0px;&quot;&gt;&lt;br /&gt;&lt;/p&gt;
&lt;p style=&quot; margin-top:0px; margin-bottom:0px; margin-left:0px; margin-right:0px; -qt-block-indent:0; text-indent:0px;&quot;&gt;## 数学公式&lt;/p&gt;
&lt;p style=&quot;-qt-paragraph-type:empty; margin-top:0px; margin-bottom:0px; margin-left:0px; margin-right:0px; -qt-block-indent:0; text-indent:0px;&quot;&gt;&lt;br /&gt;&lt;/p&gt;
&lt;p style=&quot; margin-top:0px; margin-bottom:0px; margin-left:0px; margin-right:0px; -qt-block-indent:0; text-indent:0px;&quot;&gt;### 行内公式&lt;/p&gt;
&lt;p style=&quot; margin-top:0px; margin-bottom:0px; margin-left:0px; margin-right:0px; -qt-block-indent:0; text-indent:0px;&quot;&gt;勾股定理公式：$a^2 + b^2 = c^2$&lt;/p&gt;
&lt;p style=&quot;-qt-paragraph-type:empty; margin-top:0px; margin-bottom:0px; margin-left:0px; margin-right:0px; -qt-block-indent:0; text-indent:0px;&quot;&gt;&lt;br /&gt;&lt;/p&gt;
&lt;p style=&quot; margin-top:0px; margin-bottom:0px; margin-left:0px; margin-right:0px; -qt-block-indent:0; text-indent:0px;&quot;&gt;爱因斯坦质能方程：$E = mc^2$&lt;/p&gt;
&lt;p style=&quot;-qt-paragraph-type:empty; margin-top:0px; margin-bottom:0px; margin-left:0px; margin-right:0px; -qt-block-indent:0; text-indent:0px;&quot;&gt;&lt;br /&gt;&lt;/p&gt;
&lt;p style=&quot; margin-top:0px; margin-bottom:0px; margin-left:0px; margin-right:0px; -qt-block-indent:0; text-indent:0px;&quot;&gt;### 块级公式&lt;/p&gt;
&lt;p style=&quot; margin-top:0px; margin-bottom:0px; margin-left:0px; margin-right:0px; -qt-block-indent:0; text-indent:0px;&quot;&gt;二次方程求根公式：&lt;/p&gt;
&lt;p style=&quot; margin-top:0px; margin-bottom:0px; margin-left:0px; margin-right:0px; -qt-block-indent:0; text-indent:0px;&quot;&gt;$$&lt;/p&gt;
&lt;p style=&quot; margin-top:0px; margin-bottom:0px; margin-left:0px; margin-right:0px; -qt-block-indent:0; text-indent:0px;&quot;&gt;x = \frac{-b \pm \sqrt{b^2 - 4ac}}{2a}&lt;/p&gt;
&lt;p style=&quot; margin-top:0px; margin-bottom:0px; margin-left:0px; margin-right:0px; -qt-block-indent:0; text-indent:0px;&quot;&gt;$$&lt;/p&gt;
&lt;p style=&quot;-qt-paragraph-type:empty; margin-top:0px; margin-bottom:0px; margin-left:0px; margin-right:0px; -qt-block-indent:0; text-indent:0px;&quot;&gt;&lt;br /&gt;&lt;/p&gt;
&lt;p style=&quot; margin-top:0px; margin-bottom:0px; margin-left:0px; margin-right:0px; -qt-block-indent:0; text-indent:0px;&quot;&gt;微积分基本定理：&lt;/p&gt;
&lt;p style=&quot; margin-top:0px; margin-bottom:0px; margin-left:0px; margin-right:0px; -qt-block-indent:0; text-indent:0px;&quot;&gt;$$&lt;/p&gt;
&lt;p style=&quot; margin-top:0px; margin-bottom:0px; margin-left:0px; margin-right:0px; -qt-block-indent:0; text-indent:0px;&quot;&gt;\int_a^b f'(x) dx = f(b) - f(a)&lt;/p&gt;
&lt;p style=&quot; margin-top:0px; margin-bottom:0px; margin-left:0px; margin-right:0px; -qt-block-indent:0; text-indent:0px;&quot;&gt;$$&lt;/p&gt;
&lt;p style=&quot;-qt-paragraph-type:empty; margin-top:0px; margin-bottom:0px; margin-left:0px; margin-right:0px; -qt-block-indent:0; text-indent:0px;&quot;&gt;&lt;br /&gt;&lt;/p&gt;
&lt;p style=&quot; margin-top:0px; margin-bottom:0px; margin-left:0px; margin-right:0px; -qt-block-indent:0; text-indent:0px;&quot;&gt;[返回目录](#目录)&lt;/p&gt;
&lt;p style=&quot;-qt-paragraph-type:empty; margin-top:0px; margin-bottom:0px; margin-left:0px; margin-right:0px; -qt-block-indent:0; text-indent:0px;&quot;&gt;&lt;br /&gt;&lt;/p&gt;
&lt;p style=&quot; margin-top:0px; margin-bottom:0px; margin-left:0px; margin-right:0px; -qt-block-indent:0; text-indent:0px;&quot;&gt;## 总结&lt;/p&gt;
&lt;p style=&quot;-qt-paragraph-type:empty; margin-top:0px; margin-bottom:0px; margin-left:0px; margin-right:0px; -qt-block-indent:0; text-indent:0px;&quot;&gt;&lt;br /&gt;&lt;/p&gt;
&lt;p style=&quot; margin-top:0px; margin-bottom:0px; margin-left:0px; margin-right:0px; -qt-block-indent:0; text-indent:0px;&quot;&gt;### 文档特性总结&lt;/p&gt;
&lt;p style=&quot; margin-top:0px; margin-bottom:0px; margin-left:0px; margin-right:0px; -qt-block-indent:0; text-indent:0px;&quot;&gt;- ✅ 完整的标题层级结构&lt;/p&gt;
&lt;p style=&quot; margin-top:0px; margin-bottom:0px; margin-left:0px; margin-right:0px; -qt-block-indent:0; text-indent:0px;&quot;&gt;- ✅ 丰富的文本格式化选项&lt;/p&gt;
&lt;p style=&quot; margin-top:0px; margin-bottom:0px; margin-left:0px; margin-right:0px; -qt-block-indent:0; text-indent:0px;&quot;&gt;- ✅ 多种列表类型支持&lt;/p&gt;
&lt;p style=&quot; margin-top:0px; margin-bottom:0px; margin-left:0px; margin-right:0px; -qt-block-indent:0; text-indent:0px;&quot;&gt;- ✅ 代码语法高亮展示&lt;/p&gt;
&lt;p style=&quot; margin-top:0px; margin-bottom:0px; margin-left:0px; margin-right:0px; -qt-block-indent:0; text-indent:0px;&quot;&gt;- ✅ 美观的表格布局&lt;/p&gt;
&lt;p style=&quot; margin-top:0px; margin-bottom:0px; margin-left:0px; margin-right:0px; -qt-block-indent:0; text-indent:0px;&quot;&gt;- ✅ 内部跳转导航功能&lt;/p&gt;
&lt;p style=&quot; margin-top:0px; margin-bottom:0px; margin-left:0px; margin-right:0px; -qt-block-indent:0; text-indent:0px;&quot;&gt;- ✅ 数学公式渲染支持&lt;/p&gt;
&lt;p style=&quot;-qt-paragraph-type:empty; margin-top:0px; margin-bottom:0px; margin-left:0px; margin-right:0px; -qt-block-indent:0; text-indent:0px;&quot;&gt;&lt;br /&gt;&lt;/p&gt;
&lt;p style=&quot; margin-top:0px; margin-bottom:0px; margin-left:0px; margin-right:0px; -qt-block-indent:0; text-indent:0px;&quot;&gt;### 使用建议&lt;/p&gt;
&lt;p style=&quot; margin-top:0px; margin-bottom:0px; margin-left:0px; margin-right:0px; -qt-block-indent:0; text-indent:0px;&quot;&gt;1. **保持结构清晰**：合理使用标题层级&lt;/p&gt;
&lt;p style=&quot; margin-top:0px; margin-bottom:0px; margin-left:0px; margin-right:0px; -qt-block-indent:0; text-indent:0px;&quot;&gt;2. **适度使用格式**：避免过度格式化&lt;/p&gt;
&lt;p style=&quot; margin-top:0px; margin-bottom:0px; margin-left:0px; margin-right:0px; -qt-block-indent:0; text-indent:0px;&quot;&gt;3. **代码块标注语言**：确保正确的语法高亮&lt;/p&gt;
&lt;p style=&quot; margin-top:0px; margin-bottom:0px; margin-left:0px; margin-right:0px; -qt-block-indent:0; text-indent:0px;&quot;&gt;4. **表格简洁明了**：不要创建过于复杂的表格&lt;/p&gt;
&lt;p style=&quot; margin-top:0px; margin-bottom:0px; margin-left:0px; margin-right:0px; -qt-block-indent:0; text-indent:0px;&quot;&gt;5. **及时测试跳转**：确保所有内部链接正常工作&lt;/p&gt;
&lt;p style=&quot;-qt-paragraph-type:empty; margin-top:0px; margin-bottom:0px; margin-left:0px; margin-right:0px; -qt-block-indent:0; text-indent:0px;&quot;&gt;&lt;br /&gt;&lt;/p&gt;
&lt;p style=&quot; margin-top:0px; margin-bottom:0px; margin-left:0px; margin-right:0px; -qt-block-indent:0; text-indent:0px;&quot;&gt;[返回目录](#目录)&lt;/p&gt;
&lt;p style=&quot;-qt-paragraph-type:empty; margin-top:0px; margin-bottom:0px; margin-left:0px; margin-right:0px; -qt-block-indent:0; text-indent:0px;&quot;&gt;&lt;br /&gt;&lt;/p&gt;
&lt;p style=&quot; margin-top:0px; margin-bottom:0px; margin-left:0px; margin-right:0px; -qt-block-indent:0; text-indent:0px;&quot;&gt;---&lt;/p&gt;
&lt;p style=&quot; margin-top:0px; margin-bottom:0px; margin-left:0px; margin-right:0px; -qt-block-indent:0; text-indent:0px;&quot;&gt;*文档生成时间: 2024年1月*  &lt;/p&gt;
&lt;p style=&quot; margin-top:0px; margin-bottom:0px; margin-left:0px; margin-right:0px; -qt-block-indent:0; text-indent:0px;&quot;&gt;*最后更新: 2024年1月15日*&lt;/p&gt;
&lt;p style=&quot;-qt-paragraph-type:empty; margin-top:0px; margin-bottom:0px; margin-left:0px; margin-right:0px; -qt-block-indent:0; text-indent:0px;&quot;&gt;&lt;br /&gt;&lt;/p&gt;
&lt;p style=&quot; margin-top:0px; margin-bottom:0px; margin-left:0px; margin-right:0px; -qt-block-indent:0; text-indent:0px;&quot;&gt;&amp;gt; **提示**: 本文档展示了 Markdown 的核心功能，在实际使用时可以根据需要进行调整和扩展。&lt;/p&gt;&lt;/body&gt;&lt;/html&gt;</string>
      </property>
     </widget>
    </item>
    <item row="0" column="1">
     <widget class="QTextBrowser" name="textBrowser">
      <property name="readOnly">
       <bool>true</bool>
      </property>
     </widget>
    </item>
   </layout>
  </widget>
  <widget class="QMenuBar" name="menubar">
   <property name="geometry">
    <rect>
     <x>0</x>
     <y>0</y>
     <width>1300</width>
     <height>23</height>
    </rect>
   </property>
  </widget>
  <widget class="QStatusBar" name="statusbar"/>
 </widget>
 <resources/>
 <connections/>
</ui>
